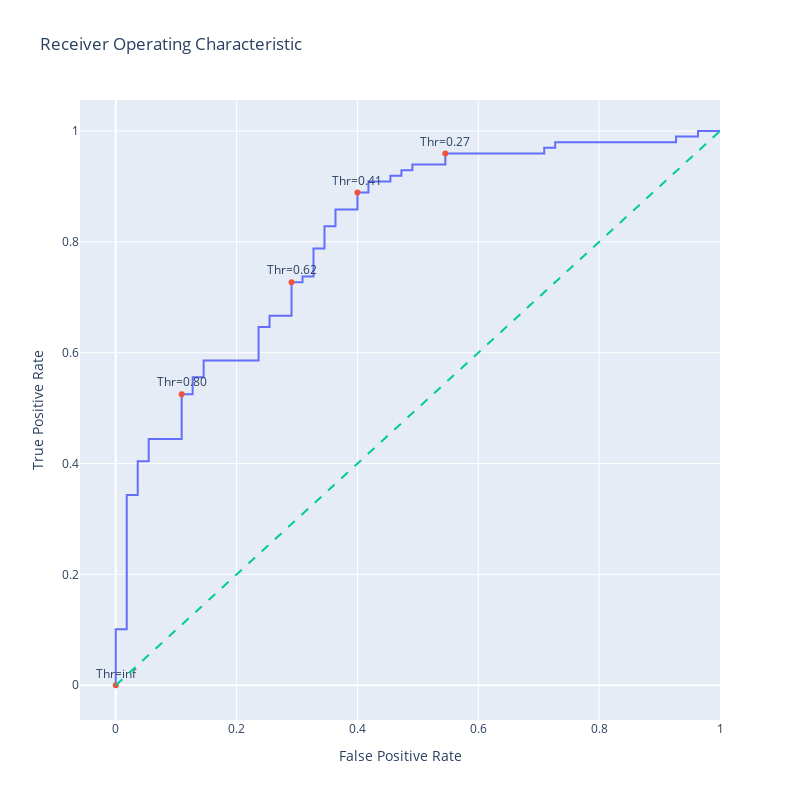

Notebook cell for this chart:
### Code cell
import plotly.graph_objects as go
import numpy as np


# Generate a trace for ROC curve
trace0 = go.Scatter(
    x=tpr,
    y=fpr,
    mode='lines',
    name='ROC curve'
)

# Only label every nth point to avoid cluttering
n = 10  
indices = np.arange(len(thresholds)) % n == 0  # Choose indices where index mod n is 0

trace1 = go.Scatter(
    x=tpr[indices], 
    y=fpr[indices], 
    mode='markers+text', 
    name='Threshold points', 
    text=[f"Thr={thr:.2f}" for thr in thresholds[indices]], 
    textposition='top center'
)


# Diagonal line
trace2 = go.Scatter(
    x=[0, 1], 
    y=[0, 1], 
    mode='lines', 
    name='Random (Area = 0.5)', 
    line=dict(dash='dash')
)

data = [trace0, trace1, trace2]

# Define layout with square aspect ratio
layout = go.Layout(
    title='Receiver Operating Characteristic',
    xaxis=dict(title='False Positive Rate'),
    yaxis=dict(title='True Positive Rate'),
    autosize=False,
    width=800,
    height=800,
    showlegend=False
)

# Define figure and add data
fig = go.Figure(data= data, layout=layout)

# Show figure
fig.show()

### Figure 1 — Plotly figure (JSON) as saved in the notebook; plotly's stock layout.template omitted (floating-point values rounded to 4 significant figures)
{"data": [{"mode": "lines", "name": "ROC curve", "type": "scatter", "x": [0, 0, 0, 0.01818, 0.01818, 0.03636, 0.03636, 0.05455, 0.05455, 0.1091, 0.1091, 0.1273, 0.1273, 0.1455, 0.1455, 0.2364, 0.2364, 0.2545, 0.2545, 0.2909, 0.2909, 0.3091, 0.3091, 0.3273, 0.3273, 0.3455, 0.3455, 0.3636, 0.3636, 0.4, 0.4, 0.4182, 0.4182, 0.4545, 0.4545, 0.4727, 0.4727, 0.4909, 0.4909, 0.5455, 0.5455, 0.7091, 0.7091, 0.7273, 0.7273, 0.9273, 0.9273, 0.9636, 0.9636, 1], "y": [0, 0.0101, 0.101, 0.101, 0.3434, 0.3434, 0.404, 0.404, 0.4444, 0.4444, 0.5253, 0.5253, 0.5556, 0.5556, 0.5859, 0.5859, 0.6465, 0.6465, 0.6667, 0.6667, 0.7273, 0.7273, 0.7374, 0.7374, 0.7879, 0.7879, 0.8283, 0.8283, 0.8586, 0.8586, 0.8889, 0.8889, 0.9091, 0.9091, 0.9192, 0.9192, 0.9293, 0.9293, 0.9394, 0.9394, 0.9596, 0.9596, 0.9697, 0.9697, 0.9798, 0.9798, 0.9899, 0.9899, 1, 1]}, {"mode": "markers+text", "name": "Threshold points", "text": ["Thr=inf", "Thr=0.80", "Thr=0.62", "Thr=0.41", "Thr=0.27"], "textposition": "top center", "type": "scatter", "x": [0, 0.1091, 0.2909, 0.4, 0.5455], "y": [0, 0.5253, 0.7273, 0.8889, 0.9596]}, {"line": {"dash": "dash"}, "mode": "lines", "name": "Random (Area = 0.5)", "type": "scatter", "x": [0, 1], "y": [0, 1]}], "layout": {"autosize": false, "height": 800, "showlegend": false, "title": {"text": "Receiver Operating Characteristic"}, "width": 800, "xaxis": {"title": {"text": "False Positive Rate"}}, "yaxis": {"title": {"text": "True Positive Rate"}}}}
